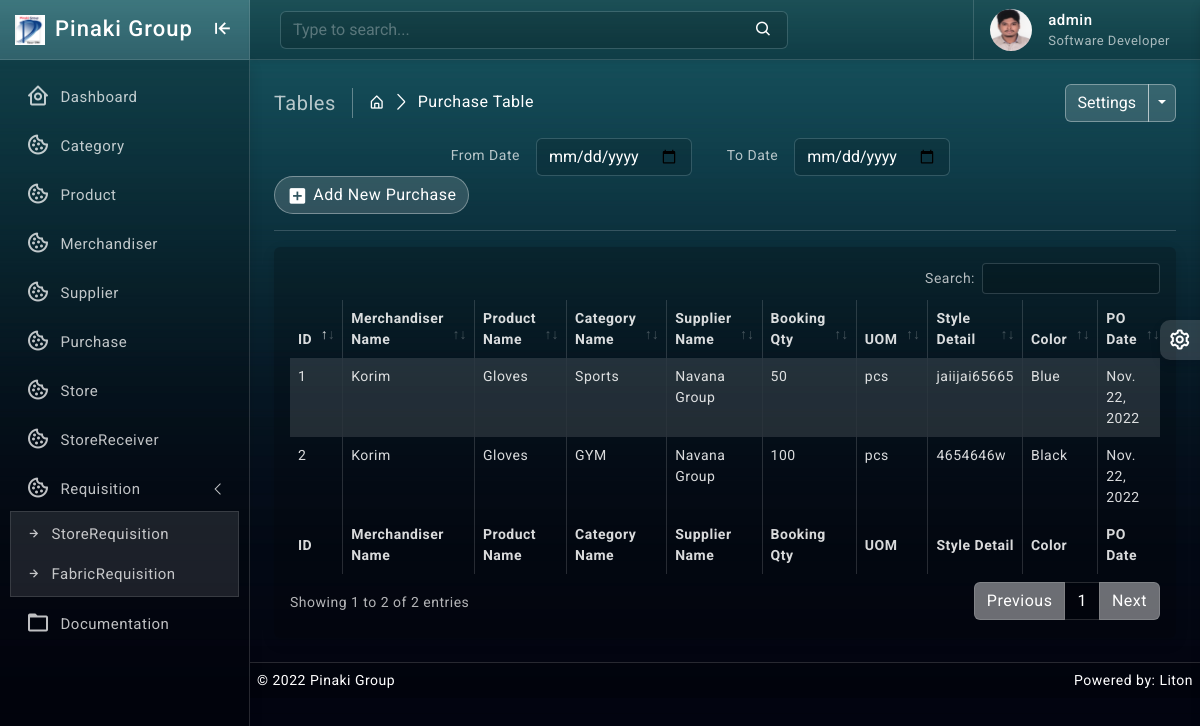
Page /purchase/ (signed in) on the committed database.
### purchase/models.py (models this page shows, shortened)
class Purchase(models.Model):
    merchandiser_name = models.ForeignKey(Merchandiser, on_delete=models.CASCADE, blank=False)
    product_name = models.ForeignKey(Product, on_delete=models.CASCADE, blank=False)
    category_name = models.ForeignKey(Category, on_delete=models.CASCADE, blank=False)
    supplier_name = models.ForeignKey(Supplier, on_delete=models.CASCADE, blank=False)
    booking_qty = models.PositiveIntegerField(default=1)
    style_no = models.CharField(max_length=32, null=True, blank=True)
    color = models.CharField(max_length=64, null=True, blank=True)
    po_date = models.DateField(default= now)
    atten = models.CharField(max_length=64, null=True, blank=True)
    file_no = models.CharField(max_length=64, null=True, blank=True, unique=True)
    UOM = (
        ('', 'Select'),
        ('kg', 'kg'),
        ('miter', 'miter'),
        ('yard', 'yard'),
        ('pcs', 'pcs'),
        ('pound', 'pound'),
        ('g', 'g'),
        ('gg', 'gg'),
        ('litre', 'litre'),
        ('dg', 'dg'),
        ('1000 pcs', '1000 pcs'),
    )
    uom = models.CharField(max_length=64, null=True, blank=False, choices=UOM)
    updated_at = models.DateTimeField(auto_now=True)

### merchandiser/models.py (models this page shows)
class Merchandiser(models.Model):
    office_id = models.CharField(max_length=64, null=True, blank=True, unique=True)
    name = models.CharField(max_length=64, null=True, blank=True)
    designation = models.CharField(max_length=64, null=True, blank=True)
    joining_date = models.DateField(default= now)
    email = models.EmailField(max_length=64, blank=True, unique=True)
    phone = models.CharField(max_length=16, null=True, blank=True, unique=True)
    access_area = models.CharField(max_length=64, blank=True)
    updated_at = models.DateTimeField(auto_now=True)
    def __str__(self):
        return self.name

### product/models.py (models this page shows)
class Product(models.Model):
    name = models.CharField(max_length=64, null=True, unique=True, blank=True)
    category = models.ForeignKey(Category, on_delete=models.CASCADE, blank=False)
    description = models.TextField()
    created_at = models.DateTimeField(default=timezone.now)
    updated_at = models.DateTimeField(auto_now=True)
    def __str__(self):
        return self.name

### category/models.py (models this page shows)
class Category(models.Model):
    name = models.CharField(max_length=64, null=True, unique=True, blank=True)
    created_at = models.DateField(default= now)
    updated_at = models.DateTimeField(auto_now=True)
    def __str__(self):
        return self.name

### supplier/models.py (models this page shows)
class Supplier(models.Model):
    date = models.DateField(default= now)
    supplier_name = models.CharField(max_length=64, null=True, blank=False)
    company_name = models.CharField(max_length=64, null=True, blank=False)
    office_address = models.CharField(max_length=64, null=True, blank=False)
    office_postal_code = models.IntegerField()
    office_country = models.CharField(max_length=64, null=True, blank=False)
    office_tphone = models.CharField(max_length=16, null=True, blank=False, unique=True)
    factory_address =  models.CharField(max_length=64, null=True, blank=False)
    factory_postal_code = models.IntegerField()
    factory_country = models.CharField(max_length=64, null=True, blank=False)
    factory_tphone = models.CharField(max_length=16, null=True, blank=False, unique=True)
    vat_identi_no = models.CharField(max_length=32, blank=False)
    expiry_date = models.DateField(default= now)
    trade_license_no = models.CharField(max_length=32, blank=False)
    owner_name = models.CharField(max_length=64, null=True, blank=False)
    owner_phone = models.CharField(max_length=16, null=True, blank=False, unique=True)
    owner_email = models.EmailField(max_length=64, blank=False, unique=True)
    first_cp_name = models.CharField(max_length=64, null=True, blank=False)
    first_cp_position = models.CharField(max_length=64, null=True, blank=False)
    first_cp_phone = models.CharField(max_length=16, null=True, blank=False, unique=True)
    first_cp_email = models.EmailField(max_length=64, blank=False, unique=True)
    sec_cp_name = models.CharField(max_length=64, null=True, blank=False)
    sec_cp_position = models.CharField(max_length=64, null=True, blank=False)
    sec_cp_phone = models.CharField(max_length=16, null=True, blank=False, unique=True)
    sec_cp_email = models.EmailField(max_length=64, blank=False, unique=True)
    account_name = models.CharField(max_length=64, null=True, blank=False)
    account_no = models.CharField(max_length=32, null=True, blank=False)
    bank_name = models.CharField(max_length=64, null=True, blank=False)
    bank_address = models.CharField(max_length=64, null=True, blank= False)
    swift = models.CharField(max_length=64, null=True, blank=False)
    updated_at = models.DateTimeField(auto_now=True)
    def __str__(self):
        return self.company_name

### purchase/views.py (the view)
# urls.py: path('', views.purchase_read, name='purchase_read'),
@login_required
def purchase_read(request):
    purchase_data = Purchase.objects.all().order_by('-id')
    context = {
        'purchase_data': purchase_data
    }
    return render(request, 'purchase/read.html', context)

### templates/purchase/read.html (shortened to what this page needs)
{% extends 'base/base.html' %}
{% block body %}
{% load static %}
		<div class="page-wrapper">
			<div class="page-content">
				<div class="page-breadcrumb d-none d-sm-flex align-items-center mb-3">
					<div class="breadcrumb-title pe-3">Tables</div>
					<div class="ps-3">
						<nav aria-label="breadcrumb">
							<ol class="breadcrumb mb-0 p-0">
								<li class="breadcrumb-item"><a href="#"><i class="bx bx-home-alt"></i></a>
								</li>
								<li class="breadcrumb-item active" aria-current="page">Purchase Table</li>
							</ol>
						</nav>
					</div>
					<div class="ms-auto">
						<div class="btn-group">
							<button type="button" class="btn btn-light">Settings</button>
							<button type="button" class="btn btn-light dropdown-toggle dropdown-toggle-split" data-bs-toggle="dropdown">	<span class="visually-hidden">Toggle Dropdown</span>
							</button>
						</div>
					</div>
				</div>
                <div class="col-md-9">
					<form class="float-md-end">
						<div class="row row-cols-md-auto g-lg-3">
							<label for="inputFromDate" class="col-md-2 col-form-label text-md-end">From Date</label>
							<div class="col-md-4">
								<input type="date" class="form-control" id="inputFromDate">
							</div>
							<label for="inputToDate" class="col-md-2 col-form-label text-md-end">To Date</label>
							<div class="col-md-4">
								<input type="date" class="form-control" id="inputToDate">
							</div>
						</div>
					</form>
				</div>
                <div class="ms-auto"><a href="/purchase/create/" class="btn btn-light radius-30 mt-2 mt-lg-0"><i class="bx bxs-plus-square"></i>Add New Purchase</a></div>
				<hr/>
				<div class="card">
					<div class="card-body">
						<div class="table-responsive">
							<table id="example2" class="table table-striped table-bordered">
								<thead>
									<tr>
                                        <th>ID</th>
                                        <th>Merchandiser Name</th>
                                        <th>Product Name</th>
                                        <th>Category Name</th>
                                        <th>Supplier Name</th>
                                        <th>Booking Qty</th>
                                        <th>UOM</th>
                                        <th>Style Detail</th>
                                        <th>Color</th>
                                        <th>PO Date</th>
									</tr>
								</thead>
								<tbody>
									{% for data in purchase_data %}
									<tr>
                                        <td>{{ data.id }}</td>
                                        <td>{{ data.merchandiser_name }}</td>
                                        <td>{{ data.product_name }}</td>
                                        <td>{{ data.category_name }}</td>
                                        <td>{{ data.supplier_name }}</td>
                                        <td>{{ data.booking_qty }}</td>
                                        <td>{{ data.uom }}</td>
                                        <td>{{ data.style_no }}</td>
                                        <td>{{ data.color }}</td>
                                        <td>{{ data.po_date }}</td>
									</tr>
								 {% endfor %}
								</tbody>
								<tfoot>
									<tr>
                                        <th>ID</th>
                                        <th>Merchandiser Name</th>
                                        <th>Product Name</th>
                                        <th>Category Name</th>
                                        <th>Supplier Name</th>
                                        <th>Booking Qty</th>
                                        <th>UOM</th>
                                        <th>Style Detail</th>
                                        <th>Color</th>
                                        <th>PO Date</th>
									</tr>
								</tfoot>
							</table>
						</div>
					</div>
				</div>
			</div>
		</div>
{% endblock body %}

### templates/base/navbar.html (shortened to what this page needs)
{% load static %}
		<header>
			<div class="topbar d-flex align-items-center">
				<nav class="navbar navbar-expand">
					<div class="search-bar flex-grow-1">
						<div class="position-relative search-bar-box">
							<input type="text" class="form-control search-control" placeholder="Type to search..."> <span class="position-absolute top-50 search-show translate-middle-y"><i class='bx bx-search'></i></span>
						</div>
					</div>
					<div class="user-box dropdown">
						<a class="d-flex align-items-center nav-link dropdown-toggle dropdown-toggle-nocaret" href="#" role="button" data-bs-toggle="dropdown" aria-expanded="false">
							<img src="{% static 'images/avatars/avatar-2.png' %}" class="user-img" alt="user avatar">
							<div class="user-info ps-3">
								<p class="user-name mb-0">{{request.user}}</p>
								<p class="designattion mb-0">Software Developer</p>
							</div>
						</a>
					</div>
				</nav>
			</div>
		</header>

### static/css/app.css (style rules this page uses)
body { font-size: 14px; letter-spacing: .5px; font-family: Roboto, sans-serif; overflow-x: hidden }
a { text-decoration: none }
.topbar { position: fixed; top: 0; left: 250px; right: 0; height: 60px; background: rgb(0 0 0 / 20%); border-bottom: 1px solid rgb(255 255 255 / 15%); z-index: 10; box-shadow: 0 .125rem .25rem rgba(0, 0, 0, .075)!important }
.topbar .navbar { width: 100%; height: 60px; padding-left: 30px; padding-right: 30px }
.page-wrapper { height: 100%; margin-top: 60px; margin-bottom: 0px; margin-left: 250px }
.page-content { padding: 1.5rem 1.5rem 0 1.5rem }
.breadcrumb-title { font-size: 20px; border-right: 1.5px solid rgb(255 255 255 / 34%); }
.page-breadcrumb .breadcrumb li.breadcrumb-item { font-size: 16px }
.page-breadcrumb .breadcrumb-item+.breadcrumb-item::before { display: inline-block; padding-right: .5rem; color: #ffffff; font-family: LineIcons; content: "\ea5c" }
.radius-30 { border-radius: 30px }
.btn i { vertical-align: middle; font-size: 1.3rem; margin-top: -1em; margin-bottom: -1em; margin-right: 5px }
input::placeholder { color: #fff!important; opacity: .3!important }
.search-bar-box { width: 75% }
.search-control { background-color: rgb(0 0 0 / 15%); border: 1px solid rgb(255 255 255 / 15%); padding-right: 2.5rem }
.search-show { font-size: 18px; right: 15px; color: #ffffff; }
.dropdown-toggle-nocaret:after { display: none }
.user-img { width: 42px; height: 42px; border-radius: 50%; border: 0 solid #e5e5e5; padding: 0; margin-left:1rem }
.user-info .user-name { font-size: 15px; font-weight: 500; color: #fff }
.user-info .designattion { font-size: 13px; color: rgb(255 255 255 / 64%); }
.user-box { display: flex; align-items: center; height: 60px; border-left: 1px solid rgb(255 255 255 / 15%); margin-left: 1rem }
.bg-theme { background-size: 100% 100%; background-attachment: fixed; background-position: center; background-repeat: no-repeat; transition: background .2s; }
body.bg-theme2 { background-image: url(../images/bg-themes/2.png); }

### rows in the picture
Purchase: id "2", merchandiser_name "Korim", product_name "Gloves", category_name "GYM", supplier_name "Navana Group", booking_qty "100", uom "pcs", style_no "4654646w", color "Black", po_date "Nov. 22, 2022"
Purchase: id "1", merchandiser_name "Korim", product_name "Gloves", category_name "Sports", supplier_name "Navana Group", booking_qty "50", uom "pcs", style_no "jaiijai65665", color "Blue", po_date "Nov. 22, 2022"

### other values in the picture
{{ request.user }} "admin"
